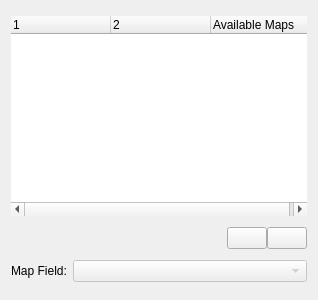
<?xml version="1.0" encoding="UTF-8"?>
<ui version="4.0">
 <class>ViewportManager</class>
 <widget class="QWidget" name="ViewportManager">
  <property name="geometry">
   <rect>
    <x>0</x>
    <y>0</y>
    <width>318</width>
    <height>300</height>
   </rect>
  </property>
  <property name="sizePolicy">
   <sizepolicy hsizetype="Expanding" vsizetype="Expanding">
    <horstretch>0</horstretch>
    <verstretch>0</verstretch>
   </sizepolicy>
  </property>
  <property name="windowTitle">
   <string>Form</string>
  </property>
  <layout class="QVBoxLayout" name="verticalLayout">
   <item>
    <widget class="QTreeWidget" name="treeViewports">
     <property name="sizePolicy">
      <sizepolicy hsizetype="Expanding" vsizetype="MinimumExpanding">
       <horstretch>0</horstretch>
       <verstretch>0</verstretch>
      </sizepolicy>
     </property>
     <property name="maximumSize">
      <size>
       <width>16777215</width>
       <height>200</height>
      </size>
     </property>
     <property name="frameShape">
      <enum>QFrame::NoFrame</enum>
     </property>
     <property name="animated">
      <bool>false</bool>
     </property>
     <property name="columnCount">
      <number>3</number>
     </property>
     <attribute name="headerVisible">
      <bool>true</bool>
     </attribute>
     <column>
      <property name="text">
       <string/>
      </property>
     </column>
     <column>
      <property name="text">
       <string/>
      </property>
     </column>
     <column>
      <property name="text">
       <string>Available Maps</string>
      </property>
     </column>
    </widget>
   </item>
   <item>
    <layout class="QHBoxLayout" name="iconLayout">
     <property name="spacing">
      <number>0</number>
     </property>
     <property name="sizeConstraint">
      <enum>QLayout::SetMinimumSize</enum>
     </property>
     <item>
      <spacer name="horizontalSpacer">
       <property name="orientation">
        <enum>Qt::Horizontal</enum>
       </property>
       <property name="sizeHint" stdset="0">
        <size>
         <width>40</width>
         <height>20</height>
        </size>
       </property>
      </spacer>
     </item>
     <item>
      <widget class="QPushButton" name="btnOpen">
       <property name="sizePolicy">
        <sizepolicy hsizetype="Fixed" vsizetype="Fixed">
         <horstretch>0</horstretch>
         <verstretch>0</verstretch>
        </sizepolicy>
       </property>
       <property name="layoutDirection">
        <enum>Qt::RightToLeft</enum>
       </property>
       <property name="text">
        <string/>
       </property>
       <property name="icon">
        <iconset resource="icons.qrc">
         <normaloff>:/open.gif</normaloff>:/open.gif</iconset>
       </property>
      </widget>
     </item>
     <item>
      <widget class="QPushButton" name="btnClose">
       <property name="sizePolicy">
        <sizepolicy hsizetype="Fixed" vsizetype="Fixed">
         <horstretch>0</horstretch>
         <verstretch>0</verstretch>
        </sizepolicy>
       </property>
       <property name="layoutDirection">
        <enum>Qt::RightToLeft</enum>
       </property>
       <property name="text">
        <string/>
       </property>
       <property name="icon">
        <iconset>
         <normalon>:/trash.gif</normalon>
        </iconset>
       </property>
      </widget>
     </item>
    </layout>
   </item>
   <item>
    <layout class="QHBoxLayout" name="horizontalLayout_2">
     <item>
      <widget class="QLabel" name="label">
       <property name="text">
        <string>Map Field:</string>
       </property>
      </widget>
     </item>
     <item>
      <widget class="QComboBox" name="mapFieldSelector">
       <property name="enabled">
        <bool>false</bool>
       </property>
       <property name="sizePolicy">
        <sizepolicy hsizetype="MinimumExpanding" vsizetype="Fixed">
         <horstretch>0</horstretch>
         <verstretch>0</verstretch>
        </sizepolicy>
       </property>
      </widget>
     </item>
    </layout>
   </item>
  </layout>
 </widget>
 <resources>
  <include location="icons.qrc"/>
 </resources>
 <connections/>
</ui>
